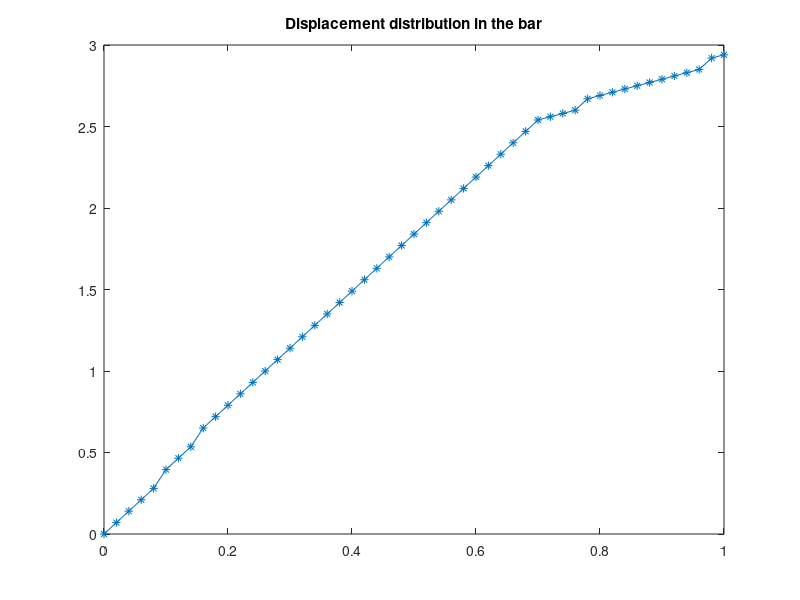
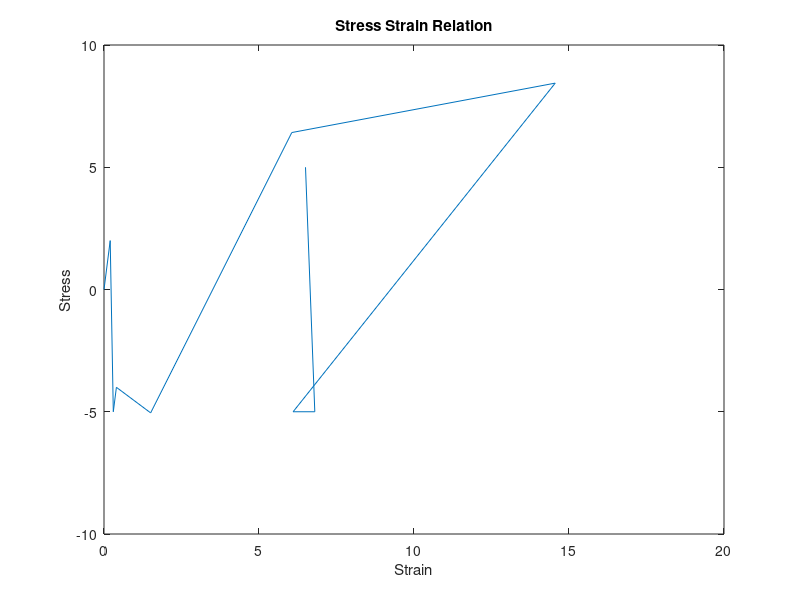

Write the MATLAB code that produced these figures, in order.
%ASSUMPTIONS
%a simple nonlinear hardening constitutive relation
%sigma(epsilon) = E * epsilon + alpha * E * abs(epsilon) * epsilon
%left end fixed, right end subjected to load
%small deformation, no geometric nonlinearity
%piecewise linear displacement approximation

clear all;close all;
%%%%%%%%%%%%%%%%%%%%%%%%%%%%%%%%%%%%%%%%%%%%%%%%%%%% User input
E=10; %modulus in constitutive relation
H = 4;
sig_y = 5;
alpha=100; %constant multiplier for nonlinear term
xrange=[0,1]; %domain
ndiv=50;%number of Finite Element divisions in the domain
finalLoad=10; %final load
NRtol=1e-8; %convergence threshold
%%%%%%%%%%%%%%%%%%%%%%%%%%%%%%%%%%%%%%%%%%%%%%%%%%%% End
%Edited by CLR to do incremental loading
len = xrange(2)-xrange(1);
nelem=ndiv;
nnode=ndiv+1;
nodalcoor=0:len/ndiv:len;
connectivity = zeros(nelem,2);
for i=1:nelem
    connectivity(i,1)=i;
    connectivity(i,2)=i+1;
end

dispVec=zeros(nnode,1);%%% initial disp=zeros
TangentK=zeros(nnode, nnode);
LoadVec=zeros(nnode-1, 1);%%% external load Vec

%incremental loading scheme
n_pseudo_max = 10; %1 pseudo time steps
n_pseudo = 1;
load_init = finalLoad/n_pseudo_max;
load_incr = finalLoad/n_pseudo_max;
        ResidualVec=zeros(nnode-1, 1); %%% initial residual vector
epsilon_history = zeros(n_pseudo_max,nelem);
sigma_history = zeros(n_pseudo_max,nelem);
    % Newton-Raphson at single iteration
        e_p = zeros(n_pseudo_max,nelem);
        Epsilon_p = 0;
        C = 0;
        sig_trial = 0;
        Pho_trial = 0;
        del_gamma = 0;
        while (n_pseudo<n_pseudo_max)

        LoadVec=zeros(nnode-1, 1);%%% external load Vec
        inc = load_init + n_pseudo*load_incr;
        ResidualVec(nnode-1)=inc;
        LoadVec=LoadVec+ResidualVec;
        NRiter=0;
        NRerror=inc;
            while(NRiter<=400) % maximum NR iteration

                TangentK=zeros(nnode, nnode); % initalize tangent stiffness matrix
                for i=1:nelem
                    nodes=connectivity(i, :);
                    node1=nodes(1); x1=nodalcoor(node1);
                    node2=nodes(2); x2=nodalcoor(node2);
                    Bmat=[1/(x1-x2), 1/(x2-x1)];
                    Epsilon = Bmat*dispVec([node1, node2]); %element strain)
                    %check for plasticity
                    e_p_current = e_p(n_pseudo,i);
                    sig_trial = E*(Epsilon-Epsilon_p);
                    Pho_trial = abs(sig_trial)-(sig_y+H*e_p_current);
                    
                    if (Pho_trial <= 0)
                       %elastic
                       sigma_history(n_pseudo+1,i) = sig_trial;
                       epsilon_history(n_pseudo+1,i) = Epsilon;
                       e_p_current(n_pseudo+1,i) = e_p_current;
                       C = E;
                    else
                        %plastic
                        
                        del_gamma = Pho_trial/(E+H);
                        sigma_history(n_pseudo+1,i) = sig_trial-E*del_gamma*sign(sig_trial);
                        e_p_current(n_pseudo+1,i) = e_p_current+del_gamma;
                        Epsilon_p = Epsilon_p + del_gamma*sign(sig_trial);
                        epsilon_history(n_pseudo+1,i) = Epsilon + Epsilon_p;
                        C = E*H/(E+H);
                    end
                    %K=E+alpha*E*2*abs(Epsilon); %update modulus
                    %K = C+alpha*C*2*abs(Epsilon);
                    K = C;
                    Kmat = K*(Bmat'*Bmat)*(x2-x1); %local stiffness matrix
                    TangentK(node1, node1)=TangentK(node1, node1)+Kmat(1,1);
                    TangentK(node1, node2)=TangentK(node1, node2)+Kmat(1,2);
                    TangentK(node2, node1)=TangentK(node2, node1)+Kmat(2,1);
                    TangentK(node2, node2)=TangentK(node2, node2)+Kmat(2,2);
                end

                if(NRiter>=2)
                     ResidualVec = LoadVec-TangentK(2:nnode, 2:nnode)*dispVec(2:nnode);
                end
                if(NRerror<NRtol)
                    break; %% break if error drops below tolerance
                end
                

                deltaDisp=TangentK(2:nnode, 2:nnode)\ResidualVec; 
                deltaDisp=[0; deltaDisp];
                dispVec=dispVec+deltaDisp;
                NRerror=norm(ResidualVec)/inc;
                NRiter=NRiter+1;
            end
            %end Newton-Raphson
        n_pseudo = n_pseudo + 1;
        end
%end incremental loading 
h = figure(1);
plot(nodalcoor,dispVec, '-*')
title('Displacement distribution in the bar')
saveas(h,'/Users/crhea/Dropbox/Duke_courses/Civil_Engineering/630_NonlinearFEM/Homework4/problem2_10.png')


h2 = figure(2);
plot(epsilon_history(:,2),sigma_history(:,2))
title('Stress Strain Relation')
xlabel('Strain')
ylabel('Stress')
saveas(h2,'/Users/crhea/Dropbox/Duke_courses/Civil_Engineering/630_NonlinearFEM/Homework4/problem2_stress-strain.png')





